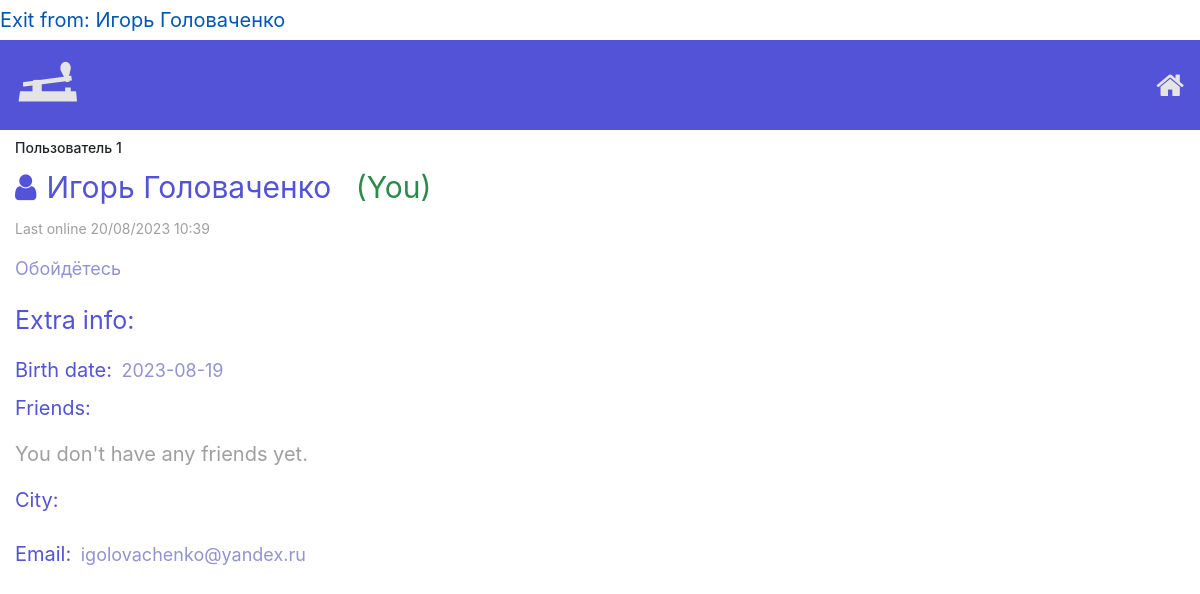
Page /profile/1 (signed in) on the earlier database version.
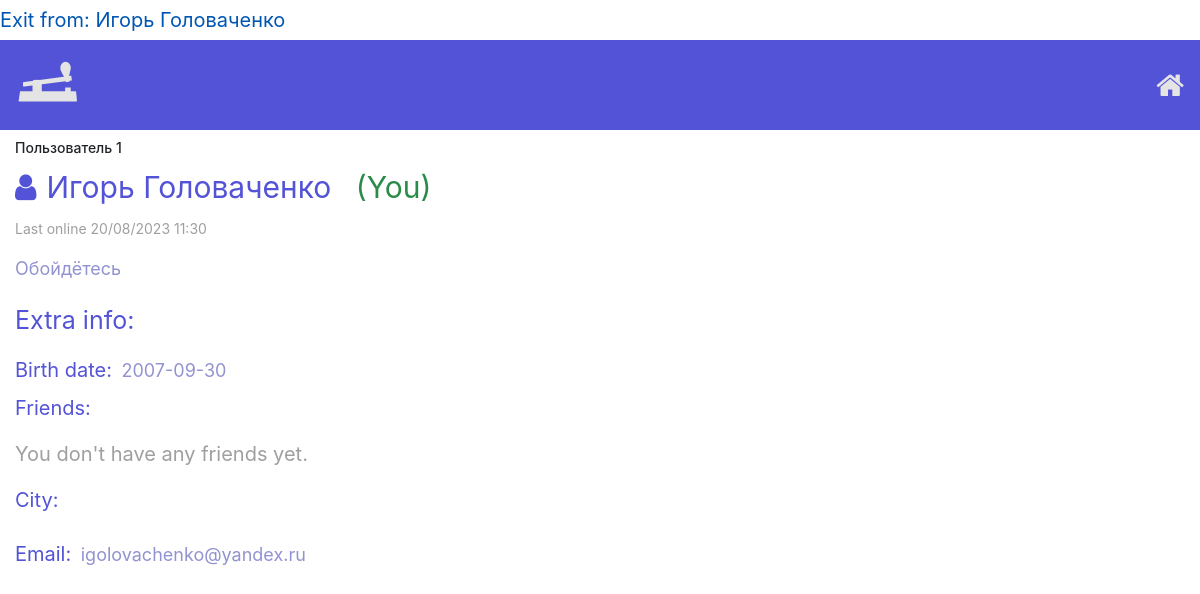
Same page on the later database version.
### data/users.py (models this page shows, shortened)
class User(SqlAlchemyBase, UserMixin, SerializerMixin):
    __tablename__ = 'users'
    id = sqlalchemy.Column(sqlalchemy.Integer,
                           primary_key=True, autoincrement=True)
    username = sqlalchemy.Column(sqlalchemy.String)
    bdate = sqlalchemy.Column(sqlalchemy.Date)
    descript = sqlalchemy.Column(sqlalchemy.String)
    friends = sqlalchemy.Column(sqlalchemy.String, default='')
    city = sqlalchemy.Column(sqlalchemy.String)
    email = sqlalchemy.Column(sqlalchemy.String, unique=True)
    last_online = sqlalchemy.Column(sqlalchemy.DateTime,
                                    default=datetime.datetime.now())
    free_chat = sqlalchemy.Column(sqlalchemy.Boolean)
    hashed_password = sqlalchemy.Column(sqlalchemy.String, nullable=True)

### server.py (the view, shortened to what this page needs)
@app.route('/profile/<int:id>', methods=['GET', 'POST'])
def profile(id):
    if not current_user.is_authenticated:
        return redirect('/login')
    db_sess = db_session.create_session()
    current_user.last_online = datetime.datetime.now()
    db_sess.merge(current_user)
    db_sess.commit()
    user = db_sess.query(User).filter(User.id == id).first()
    if user is None:
        return "Пользователя с таким id пока не существует"
    friends = []
    ids = user.friends.split(', ')
    if '' in ids:
        ids.remove('')
    for friend_id in map(int, ids):
        friend = db_sess.query(User).filter(User.id == friend_id).first()
        if friend is not None:
            friends.append(friend)
    our_request = db_sess.query(FriendshipRequest).filter(FriendshipRequest.from_id == current_user.id,
                                                          FriendshipRequest.to_id == id).first()
    his_request = db_sess.query(FriendshipRequest).filter(FriendshipRequest.to_id == current_user.id,
                                                          FriendshipRequest.from_id == id).first()
    return render_template('profile.html', os_name=platform.system(), title=f'Пользователь {id}', user=user, friends=friends, is_our_request=our_request is not None, is_his_request=his_request is not None, request=his_request);

### data/db_session.py (called while the page is built)
def create_session() -> Session:
    global __factory
    return __factory()

### server.py (called while the page is built)
@login_manager.user_loader
def load_user(user_id):
    db_sess = db_session.create_session()
    return db_sess.query(User).get(user_id)

### templates/profile.html (shortened to what this page needs)
{% extends "base.html" %}
{% block content %}
<form action="" method="post">
    <h1 style="font-size: 14px; margin-top: 10px;">{{title}}</h1>
    <label style="font-size: 30px; color: #5353d7"><span class="fa fa-user" style="margin-right: 10px"></span>{{ user.username }}</label>
    {% if current_user.is_authenticated and user == current_user %}
    <label style="font-size: 30px; color: #2b8b4b; margin-left: 20px">(You)</label>
    {% endif %}
    <p style="font-size: 14px; color: #9f9f9f">Last online {{user.last_online.strftime('%d/%m/%Y %H:%M')}}</p>
    <p style="font-size: 18px; color: #9292d1">{{ user.descript }}</p>
    <p style="font-size: 25px; color: #5353d7; margin-top: 20px">Extra info:</p>
    <label style="font-size: 20px; color: #5353d7">Birth date:</label>
    <label style="font-size: 18px; color: #9292d1; margin-left: 5px;">{{ user.bdate }}</label>
    <p style="font-size: 20px; color: #5353d7">Friends:</p>
    {% if friends == [] %}
    {% if user == current_user %}
    <p style="font-size: 20px; color: #9f9f9f">You don't have any friends yet.</p>
    {% else %}
    <p style="font-size: 20px; color: #9f9f9f">This user doesn't have any friends yet.</p>
    <p style="font-size: 20px; color: #9f9f9f">(He must feel himself alone, offer him your friendship!)</p>
    {% endif %}
    {% endif %}
    <label style="font-size: 20px; color: #5353d7">City:</label>
    <label style="font-size: 20px; color: #5353d7">Email:</label>
    <label style="font-size: 18px; color: #9292d1; margin-left: 5px;">{{ user.email }}</label>
</form>
{% endblock %}

### templates/base.html (shortened to what this page needs)
<!doctype html>
<html lang="en">
<head>
    <link rel="stylesheet"
          href="https://stackpath.bootstrapcdn.com/bootstrap/4.4.1/css/bootstrap.min.css"
>
    <link rel="stylesheet" href="https://maxcdn.bootstrapcdn.com/font-awesome/4.5.0/css/font-awesome.min.css">
</head>
<body>
    <nav>
        {% if current_user.is_authenticated %}
        <a class="navbar-brand" href="/logout">Exit from: {{ current_user.username }}</a>
        {% else %}
        <p>
            <a class="btn btn-primary " href="/register">Зарегистрироваться</a>
            <a class="btn btn-success" href="/login">Войти</a>
        </p>
        {% endif %}
    </nav>
    <header>
        <nav class="navbar navbar-light mainbar">
            {% if os_name == "Windows" %}
            <a class="navbar-brand" style="font-size: 30px; color: #e4e4e4; font-weight: bold;" href="#"><img src="{{url_for('static', filename='images/t2.png')}}" height="64" width="64">  Telegraph</a>
            <a style="font-size: 30px; color: #e4e4e4; font-weight: bold;" href="/"><i class="fa fa-home" aria-hidden="true"> Home</i></a>
            <a class="navbar-brand" style="font-size: 18px; color: #e4e4e4; font-weight: bold;" href="#">Азбука Морзе эволюционировала</a>
            {% else %}
            <a class="navbar-brand" style="font-size: 30px; color: #e4e4e4; font-weight: bold;" href="#"><img src="{{url_for('static', filename='images/t2.png')}}" height="64" width="64"></a>
            <a style="font-size: 30px; color: #e4e4e4; font-weight: bold;" href="/"><i class="fa fa-home" aria-hidden="true"></i></a>
            {% endif %}
        </nav>
    </header>
    <main role="main" class="container" style="margin-left: 0px; margin-right: 0px;">
        {% block content %}{% endblock %}
    </main>
</body>
</html>

### templates/base.html (style rules this page uses)
.mainbar { background-color: #5353d7; }

Differences in the rows shown:
changed User "Игорь Головаченко": last_online "20/08/2023 10:39" → "20/08/2023 11:30"; bdate "2023-08-19" → "2007-09-30"
